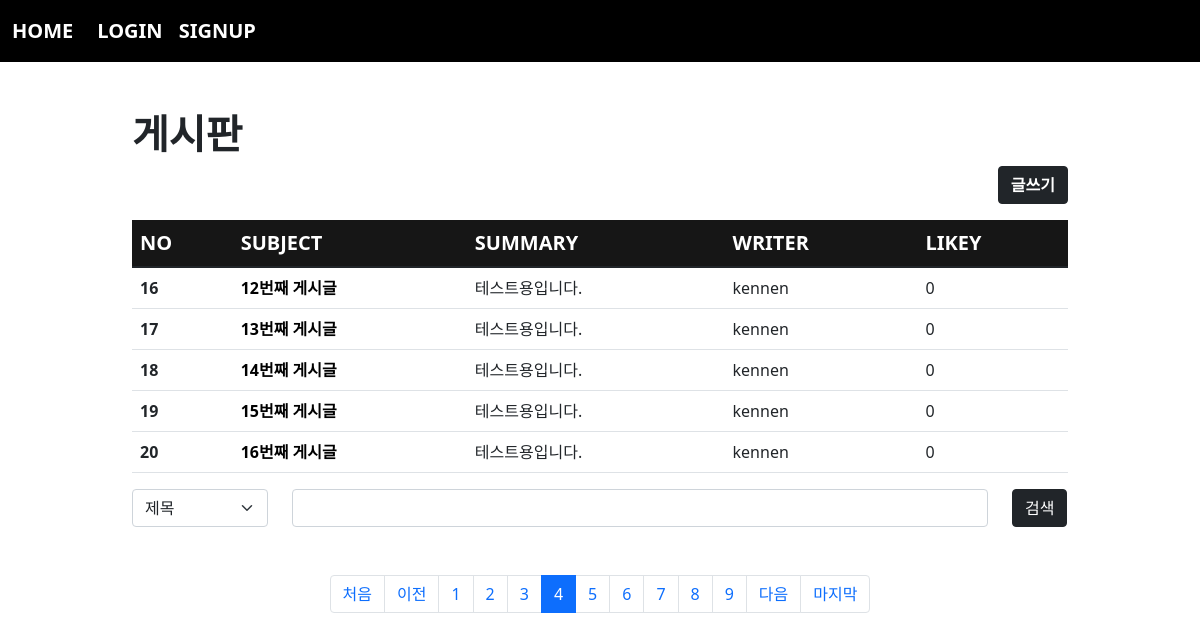
The page /board/index/?page=4&cate=&kw= on the database its author committed.
### board/models.py (models this page shows, shortened)
class Board(models.Model):
    subject = models.CharField(max_length=200)
    writer = models.ForeignKey(User, on_delete=models.CASCADE, related_name="writer")
    content = models.TextField()
    likey = models.ManyToManyField(User, blank=True, related_name="likey")
    pubdate = models.DateTimeField()
    def summary(self):
        if len(self.content) > 150:
            return f"{self.content[:150]}    ..."
        return self.content

### acc/models.py (models this page shows, shortened)
class User(AbstractUser):
    comment = models.TextField()
    age = models.IntegerField(default=0)
    point = models.IntegerField(default=0)
    pic = models.ImageField(upload_to="acc/%y/%m")

### board/views.py (the view)
# urls.py: path('index/', views.index, name="index"),
def index(request):
    kw = request.GET.get("kw", "")
    cate = request.GET.get("cate", "")
    pg = request.GET.get("page", 1)
    if kw:
        if cate == "sub":
            b = Board.objects.filter(subject__startswith=kw)
        elif cate == "wri":
            try:
                u = User.objects.get(username=kw)
                b = Board.objects.filter(writer=u)
            except:
                b=Board.objects.none()
        elif cate=="con":
            b = Board.objects.filter(content__contains=kw)
    else:
        b = Board.objects.all()
    pag = Paginator(b,5)
    obj = pag.get_page(pg)
    context = {
        "blist" : obj,
        "cate":cate,
        "kw":kw
    }
    return render(request, "board/index.html", context)

### template/board/index.html (shortened to what this page needs)
{% extends 'base.html' %}
{% block con %}
    <div class="container mt-5 mb-5" style="width: 80%;">
        <h1><b>게시판</b></h1>
        <div class="text-end">
            <a href="{% url 'board:create' %}" class="btn btn-dark" style="font-weight: bold;">글쓰기</a>
        </div>
        <table class="table table-hover mt-3">
            <thead style="background-color: rgba(0, 0, 0, 0.913); color:white; font-weight: bold; font-size: 20px;">
                <tr>
                    <th scope="col">NO</th>
                    <th scope="col">SUBJECT</th>
                    <th scope="col">SUMMARY</th>
                    <th scope="col">WRITER</th>
                    <th scope="col">LIKEY</th>
                </tr>
            </thead>
            <tbody>
                {% if blist %}
                    {% for i in blist %}
                        <tr>
                            <th scope="row">{{ blist.start_index|add:forloop.counter0 }}</th>
                            <td><a class="det" href="{% url 'board:detail' i.id %}">{{ i.subject }}</a>
                            </td>
                            <td>{{ i.summary }}</td>
                            <td>{{ i.writer }}</td>
                            <td>{{i.likey.count}}</td>
                        </tr>
                    {% endfor %}
                {% endif %}
            </tbody>
        </table>
        <form>
            <div class="row">
                <div class="col-lg-2">
                    <select class="form-select" aria-label="Default select example" name="cate">
                        <option value="sub" {% if cate == 'sub' %} selected {% endif %}>제목</option>
                    </select>
                </div>
                <div class="col-lg-9">
                    <input type="text" class="form-control" name="kw" value="{{kw}}">
                </div>
                <div class="col-lg-1">
                    <button class="btn btn-dark">검색</button>
                </div>
            </div>
        </form>
        <nav aria-label="Page navigation example" class="mt-5">
            <ul class="pagination justify-content-center">
                {% if blist.has_previous %}
                    <li class="page-item">
                        <a class="page-link" href="{% url 'board:index' %}?page=1&cate={{cate}}&kw={{kw}}">처음</a>
                    </li>
                    <li class="page-item">
                        <a class="page-link" href="{% url 'board:index' %}?page={{blist.previous_page_number}}&cate={{cate}}&kw={{kw}}">이전</a>
                    </li>
                {% endif %}
                {% for i in blist.paginator.page_range %}
                    {% if blist.number|add:5 >= i and blist.number|add:-5 <= i %}
                        <li class="page-item {% if blist.number == i %}active{% endif %}"><a class="page-link" href="{% url 'board:index' %}?page={{i}}&cate={{cate}}&kw={{kw}}">{{i}}</a></li>
                    {% endif %}
                {% endfor %}
                {% if blist.has_next %}
                    <li class="page-item">
                        <a class="page-link" href="{% url 'board:index' %}?page={{blist.next_page_number}}&cate={{cate}}&kw={{kw}}">다음</a>
                    </li>
                    <li class="page-item">
                        <a class="page-link" href="{% url 'board:index' %}?page={{blist.paginator.num_pages}}&cate={{cate}}&kw={{kw}}">마지막</a>
                    </li>
                {% endif %}
            </ul>
        </nav>
    </div>
{% endblock %}

### template/board/index.html (style rules this page uses)
a.det { text-decoration: none; color:black; font-weight: bold; }

### rows shown on the page
Board: start_index|add "16", subject "12번째 게시글", summary "테스트용입니다.", writer "kennen", likey.count "0"
Board: start_index|add "17", subject "13번째 게시글", summary "테스트용입니다.", writer "kennen", likey.count "0"
Board: start_index|add "18", subject "14번째 게시글", summary "테스트용입니다.", writer "kennen", likey.count "0"
Board: start_index|add "19", subject "15번째 게시글", summary "테스트용입니다.", writer "kennen", likey.count "0"
Board: start_index|add "20", subject "16번째 게시글", summary "테스트용입니다.", writer "kennen", likey.count "0"

### other values the page prints
{{ i }} "1" "2" "3" "4" "5" "6" "7" "8" "9"
